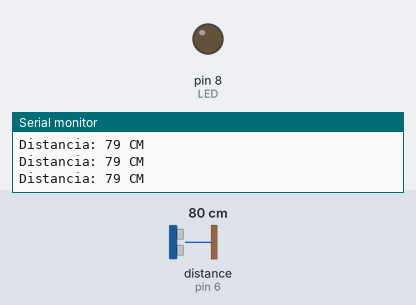
This sketch was run on a simulated Arduino Uno, built with avr-gcc and run on an emulated ATmega328P. Parts: output pins drawn as LEDs (lit = HIGH), the last lines printed to the serial monitor. Wiring (inferred from the names in the program): ultrasonic range finder: trigger pin 7; echo pin 6. The test bench sets the inputs (shaded band); at power-on: distance to the obstacle (sensor on pin 6) 80 cm. The echo pulse lasts 58.3 µs per cm; pins used as bus, display or sensor lines are not drawn.

Above: at 1.2 s.
1.3 s: distance to the obstacle (sensor on pin 6) set to 19 cm
4.3 s: distance to the obstacle (sensor on pin 6) set to 15 cm
At 5.5 s:
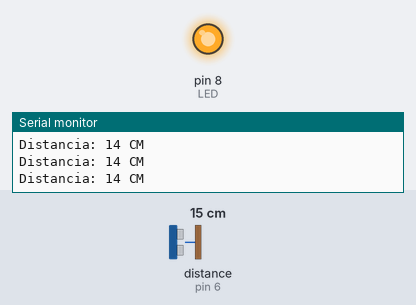
5.8 s: distance to the obstacle (sensor on pin 6) set to 18 cm
At 6.6 s:
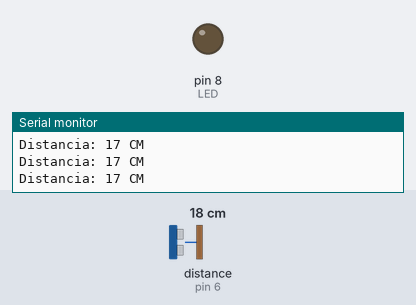
8.8 s: distance to the obstacle (sensor on pin 6) set to 12 cm
At 9.9 s:
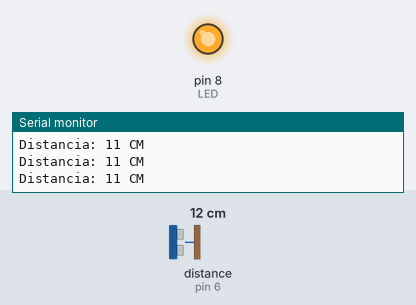
Timing chart, 0 to 11.8 s (numbered marks = the images above; inputs shaded):
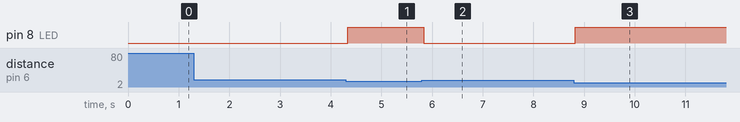

Measured:
- the behaviour switches between 17 and 16 cm on distance to the obstacle (sensor on pin 6) (found by bisection; images 0 and 1)
- after the input at 4.3 s, pin 8 (LED): LOW → HIGH at once
- after the input at 5.8 s, pin 8 (LED): HIGH → LOW at once
- after the input at 8.8 s, pin 8 (LED): LOW → HIGH at once

The sketch:

P6A4-Ultrasonico.ino
```cpp
#define echoPin 6
#define trigPin 7
#define LED 8

long duracion;
int distancia;

void setup() {
  // put your setup code here, to run once:
  pinMode(trigPin, OUTPUT);
  pinMode(echoPin,INPUT);
  pinMode(LED, OUTPUT);
  Serial.begin(9600);
}

void loop() {
  digitalWrite(trigPin, LOW);
  delayMicroseconds(2);

  digitalWrite(trigPin, HIGH);
  delayMicroseconds(10);
  digitalWrite(trigPin,LOW);

  duracion = pulseIn(echoPin, HIGH);

  distancia = duracion * 0.0343 / 2; //Por la velocidad del sonido

  Serial.print("Distancia: ");
  Serial.print(distancia);
  Serial.println(" CM");

  if(distancia <= 15){
    digitalWrite(LED,HIGH);
  } else{
    digitalWrite(LED,LOW);
  }
}
```
